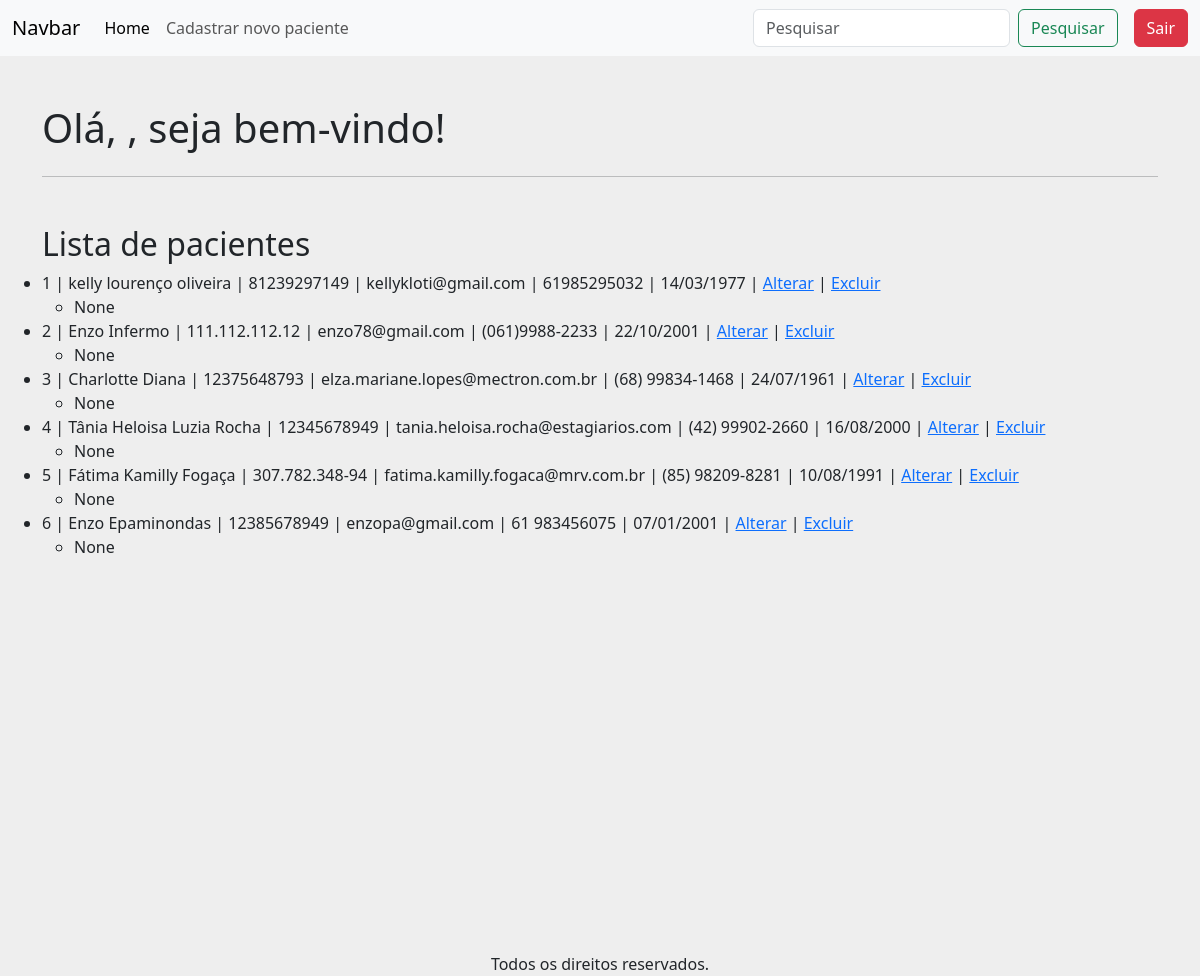
The page /buscar/ on the database its author committed.
### apps/crud/models.py (models this page shows, shortened)
class Paciente(models.Model):
    codigo_paciente = models.AutoField(primary_key=True)
    nome = models.CharField(null=False, blank=False)
    cpf = models.CharField(max_length=14, unique=True, null=False, blank=False)
    email = models.EmailField(unique=True, null=False, blank=False)
    telefone = models.CharField(max_length=15, null=False, blank=False)
    data_nascimento = models.DateField(null=False, blank=False)
    sintomas = models.TextField(null=True, blank=True)

### apps/crud/views.py (the view)
# urls.py: path('buscar/', views.buscar_paciente, name='buscar_paciente'),
def buscar_paciente(request):
    query = request.GET.get('buscar','')
    pacientes = Paciente.objects.filter(nome__icontains=query)
    return render(request, 'index.html', {
        'pacientes':pacientes,
        'query':query
    })

### apps/crud/templates/index.html (shortened to what this page needs)
{% extends 'base-crud.html' %}
{% block content %}
    <div class="row mt-5">
        <h1>Olá, {{ user.username }}, seja bem-vindo!</h1>
    </div>
    <hr>
    <div class="row mt-5">
        <h2>Lista de pacientes</h2>
        <ul>
            {% for paciente in pacientes %}
                <li>
                    {{ paciente.codigo_paciente }} |
                    {{ paciente.nome }} |
                    {{ paciente.cpf }} |
                    {{ paciente.email }} |
                    {{ paciente.telefone }} |
                    {{ paciente.data_nascimento|date:"d/m/Y" }} |
                    <a href="{% url 'alterar_paciente' paciente.codigo_paciente %}">Alterar</a> |
                    <a href="{% url 'excluir_paciente' paciente.codigo_paciente %}">Excluir</a>
                    <ul>
                        <li>
                            {{ paciente.sintomas }}
                        </li>
                    </ul>
                </li>
            {% empty %}
                <li>Nenhum paciente cadastrado.</li>
            {% endfor %}
        </ul>
    </div>
{% endblock %}

### rows shown on the page
Paciente: codigo_paciente "1", nome "kelly lourenço oliveira", cpf "81239297149", email "kellykloti@gmail.com", telefone "61985295032", data_nascimento "14/03/1977", sintomas "None"
Paciente: codigo_paciente "2", nome "Enzo Infermo", cpf "111.112.112.12", email "enzo78@gmail.com", telefone "(061)9988-2233", data_nascimento "22/10/2001", sintomas "None"
Paciente: codigo_paciente "3", nome "Charlotte Diana", cpf "12375648793", email "elza.mariane.lopes@mectron.com.br", telefone "(68) 99834-1468", data_nascimento "24/07/1961", sintomas "None"
Paciente: codigo_paciente "4", nome "Tânia Heloisa Luzia Rocha", cpf "12345678949", email "tania.heloisa.rocha@estagiarios.com", telefone "(42) 99902-2660", data_nascimento "16/08/2000", sintomas "None"
Paciente: codigo_paciente "5", nome "Fátima Kamilly Fogaça", cpf "307.782.348-94", email "fatima.kamilly.fogaca@mrv.com.br", telefone "(85) 98209-8281", data_nascimento "10/08/1991", sintomas "None"
Paciente: codigo_paciente "6", nome "Enzo Epaminondas", cpf "12385678949", email "enzopa@gmail.com", telefone "61 983456075", data_nascimento "07/01/2001", sintomas "None"
